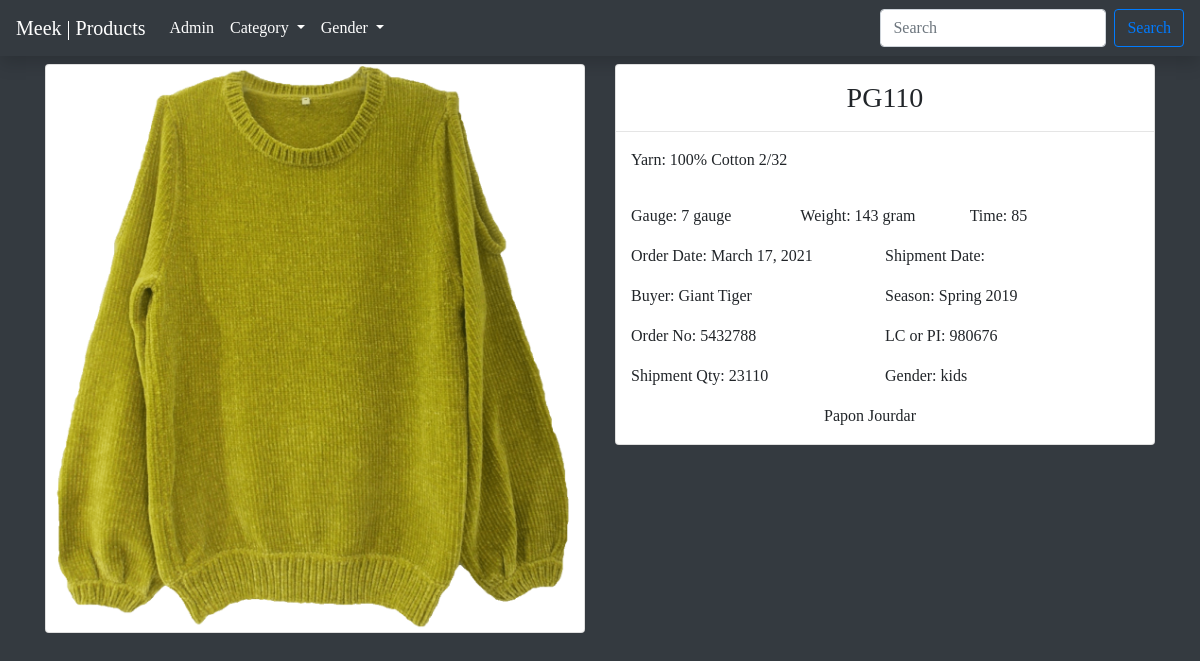
Page /2/ on the committed database.
### product/models.py (models this page shows, shortened)
class Product(models.Model):
    style_name = models.CharField(max_length=34)
    merchant_name = models.ForeignKey(Merchant, on_delete=models.CASCADE)
    buyer_name = models.ForeignKey(Buyer, on_delete=models.CASCADE)
    buyer_name_cleaned = models.CharField(max_length=55, help_text="Please, write the email of buyer")
    merchant_name_cleaned = models.CharField(max_length=55, help_text="Please, write the email of associate merchant")
    gender = models.CharField(max_length=21, choices=GENDER_CHOICES)
    category = models.CharField(max_length=21, choices=CATEGORY_CHOICES)
    image_primary = models.ImageField(default='default.jpg', upload_to="media/product")
    image_secondary = models.ImageField(default='default.jpg', upload_to="media/product", blank=True)
    image_extra = models.ImageField(default='default.jpg', upload_to="media/product", blank=True)
    image_chart = models.ImageField(default='default.jpg', upload_to="media/chart", blank=True)
    description = models.CharField(max_length=34)
    composition = models.CharField(max_length=55)
    gauge = models.CharField(max_length=13)
    size = models.CharField(max_length=13)
    weight = models.CharField(max_length=89)
    time = models.CharField(max_length=21)
    moq = models.CharField(max_length=21, blank=True, null=True)
    fob = models.PositiveIntegerField(blank=True, null=True)
    date_order = models.DateField(auto_now_add=False)
    date_shipment = models.DateField(auto_now_add=False)
    season = models.CharField(max_length=21)
    order_no = models.CharField(max_length=34)
    lc_or_pi = models.CharField(max_length=55)
    shipment_quantity = models.PositiveIntegerField()

### buyer/models.py (models this page shows)
class Buyer(models.Model):
    full_name = models.CharField(max_length=34)
    email_address = models.EmailField()
    buying_house = models.CharField(max_length=55)
    first_order = models.DateField(auto_now_add=False)
    last_order = models.DateField(auto_now_add=False)
    phone_number = models.CharField(max_length=21)
    associate_merchant = models.ForeignKey(Merchant, on_delete=models.CASCADE)
    def __str__(self):
        return self.full_name

### merchant/models.py (models this page shows)
class Merchant(models.Model):
    first_name = models.CharField(max_length=55)
    last_name = models.CharField(max_length=55)
    joining_date = models.DateField(auto_now_add=False)
    resign_date = models.DateField(auto_now_add=False)
    phone_number = models.CharField(max_length=21)
    email_address = models.EmailField()
    def __str__(self):
        return f"{self.first_name} {self.last_name}"

### product/views.py (the view)
# urls.py: path("<int:pk>/", ProductDetailView.as_view(), name='product-detail'),
class ProductDetailView(DetailView):
    model = Product

### templates/product/product_detail.html (shortened to what this page needs)
{% extends 'base.html' %}
{% block content %}
{% include 'partials/_navbar.html' %}
<div class="container">
    <div class="row justify-content-center">
        <div class="col-md-6">
            <div class="card">
                <img class="card-img-top" src={{product.image_primary.url}} alt="{{product.style_name}}" style="width:100%" width="21rem" height="100%">
            </div>
            <br>
        </div>
        <div class="col-md-6">
            <div class="card">
                <div class="text-center mt-3">
                    <h3>{{product.style_name}}</h3> <hr class="text-primary">
                </div>
                <div class="container">
                    <p>Yarn: {{product.composition}}</p>
                </div>
                <div class="row container mt-3">
                    <div class="col-sm-4 col-md-4">
                        Gauge: {{product.gauge}}
                    </div>
                    <div class="col-sm-4 col-md-4">
                        Weight: {{product.weight}}
                    </div>
                    <div class="col-sm-4 col-md-4">
                        Time: {{product.time}}
                    </div>
                </div>
                <div class="row container mt-3">
                    <div class="col-sm-6">
                        Order Date: {{product.date_order}}
                    </div>
                    <div class="col-sm-6">
                        Shipment Date: {{product.shipment_date}}
                    </div>
                </div>
                <div class="row container mt-3">
                    <div class="col-sm-6">
                        Buyer: {{product.buyer_name}}
                    </div>
                    <div class="col-sm-6">
                        Season: {{product.season}}
                    </div>
                </div>
                <div class="row container mt-3">
                    <div class="col-sm-6">
                        Order No: {{product.order_no}}
                    </div>
                    <div class="col-sm-6">
                        LC or PI: {{product.lc_or_pi}}
                    </div>
                </div>
                <div class="row container justify-content-center mt-3">
                    <div class="col-sm-6">
                        Shipment Qty: {{product.shipment_quantity}}
                    </div>
                    <div class="col-sm-6">
                        Gender: {{product.gender}}
                    </div>
                </div>
                <div class="row container justify-content-center mt-3">
                    <div class="mb-3">
                        {{product.merchant_name}}
                    </div>
                </div>
            </div>
        </div>
    </div>
</div>
{% endblock content %}

### rows in the picture
Product: image_primary (picture), style_name "PG110", composition "100% Cotton 2/32", gauge "7 gauge", weight "143 gram", time "85", date_order "March 17, 2021", buyer_name "Giant Tiger", season "Spring 2019", order_no "5432788", lc_or_pi "980676", shipment_quantity "23110", gender "kids", merchant_name "Papon Jourdar"
